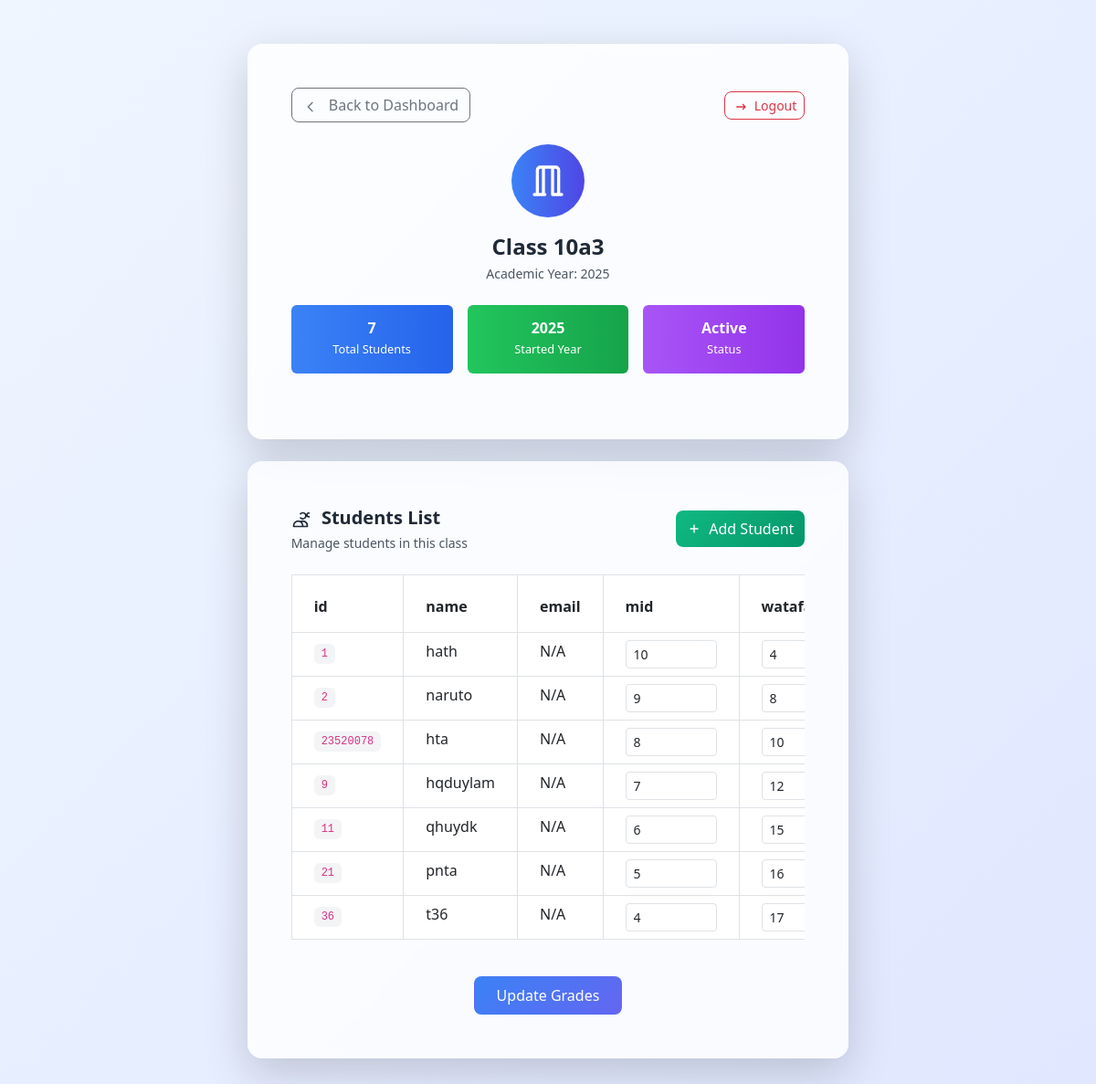
/viewcl?name=10a3&year=2025 (signed in), run on the app's committed database.
### tables this page shows
CREATE TABLE student_to_classes (
  id TEXT NOT NULL,
  student_name TEXT NOT NULL,
  class_name TEXT NOT NULL,      
  started_year INTEGER NOT NULL, 
  group_name text DEFAULT '',
  is_group_leader integer DEFAULT 0,
  grade TEXT DEFAULT '{}',
  PRIMARY KEY (id, class_name, started_year),
  FOREIGN KEY (id) REFERENCES users(id),
  FOREIGN KEY (class_name, started_year) REFERENCES classes(class_name, started_year)
);

### main.py (the view)
@app.route('/viewcl', methods=['GET'])
def view_class():
    if 'id' not in session:
        return redirect(url_for('login'))
    if session['id'] != admin_id:
        return "may thang nhoc con"
    class_name = request.args.get('name')
    class_started_year = request.args.get('year')
    print(class_started_year)
    db = get_db()
    try:
        class_exists = db.execute(
            "SELECT * FROM classes WHERE class_name = ? AND started_year = ?",
            (class_name, int(class_started_year))
        ).fetchone()
        if not class_exists:
            flash(f'Class "{class_name}" not found', 'error')
            return redirect(url_for('serve_main'))
        cursor = db.execute(
            'SELECT * FROM student_to_classes WHERE class_name=? AND started_year=?',
            (class_name, int(class_started_year))
        )
        student_list = cursor.fetchall()
        return render_template("class_view.html",
                             student_list=student_list,
                             class_name=class_name,
                             year=class_started_year)
    except Exception as e:
        flash(f'Error loading class: {str(e)}', 'error')
        return redirect(url_for('serve_main'))
    finally:
        db.close()

### main.py (called while the page is built)
def from_json_filter(value):
    if value:
        return json.loads(value)
    return {}

def get_db():
    conn = sqlite3.connect(database_path)
    conn.row_factory = sqlite3.Row
    return conn

### templates/class_view.html (shortened to what this page needs)
<!DOCTYPE html>
<html lang="en">
<head>
    <link href="https://cdn.jsdelivr.net/npm/bootstrap@5.3.0/dist/css/bootstrap.min.css" rel="stylesheet">
    <script src="https://cdn.tailwindcss.com"></script>
</head>
<body class="bg-gradient-to-br from-blue-50 to-indigo-100 min-h-screen">
    <div class="container py-5">
        <div class="row justify-content-center">
            <div class="col-lg-10 col-xl-8">
                <div class="card shadow-lg border-0 rounded-4 bg-white/80 backdrop-blur-sm mb-4">
                    <div class="card-body p-5">
                        <div class="d-flex justify-content-between align-items-center mb-4">
                            <a href="{{ url_for('serve_main') }}" class="btn btn-outline-secondary rounded-3">
                                <svg class="w-4 h-4 inline-block me-2" fill="none" stroke="currentColor" viewBox="0 0 24 24">
                                    <path stroke-linecap="round" stroke-linejoin="round" stroke-width="2" d="M15 19l-7-7 7-7" />
                                </svg>
                                Back to Dashboard
                            </a>
                            <a href="{{ url_for('logout') }}" class="btn btn-outline-danger btn-sm rounded-3">
                                <svg class="w-4 h-4 inline-block me-1" fill="none" stroke="currentColor" viewBox="0 0 24 24">
                                    <path stroke-linecap="round" stroke-linejoin="round" stroke-width="2" d="M17 16l4-4m0 0l-4-4m4 4H7" />
                                </svg>
                                Logout
                            </a>
                        </div>
                        <div class="text-center mb-4">
                            <div class="bg-gradient-to-r from-blue-500 to-indigo-600 w-20 h-20 rounded-full mx-auto mb-3 flex items-center justify-center">
                                <svg class="w-10 h-10 text-white" fill="none" stroke="currentColor" viewBox="0 0 24 24">
                                    <path stroke-linecap="round" stroke-linejoin="round" stroke-width="2" d="M19 21V5a2 2 0 00-2-2H7a2 2 0 00-2 2v16m14 0h2m-2 0h-4m-5 0H3m2 0h4M9 3v18m6-18v18" />
                                </svg>
                            </div>
                            <h2 class="text-2xl font-bold text-gray-800 mb-1">Class {{ class_name }}</h2>
                            <p class="text-gray-600 text-sm">Academic Year: {{ year }}</p>
                        </div>
                        <div class="row g-3 mb-4">
                            <div class="col-md-4">
                                <div class="card bg-gradient-to-r from-blue-500 to-blue-600 text-white border-0">
                                    <div class="card-body text-center py-3">
                                        <h4 class="card-title font-bold mb-0">{{ student_list|length }}</h4>
                                        <small>Total Students</small>
                                    </div>
                                </div>
                            </div>
                            <div class="col-md-4">
                                <div class="card bg-gradient-to-r from-green-500 to-green-600 text-white border-0">
                                    <div class="card-body text-center py-3">
                                        <h4 class="card-title font-bold mb-0">{{ year }}</h4>
                                        <small>Started Year</small>
                                    </div>
                                </div>
                            </div>
                            <div class="col-md-4">
                                <div class="card bg-gradient-to-r from-purple-500 to-purple-600 text-white border-0">
                                    <div class="card-body text-center py-3">
                                        <h4 class="card-title font-bold mb-0">Active</h4>
                                        <small>Status</small>
                                    </div>
                                </div>
                            </div>
                        </div>
                    </div>
                </div>
                <div class="card shadow-lg border-0 rounded-4 bg-white/80 backdrop-blur-sm">
                    <div class="card-body p-5">
                        <div class="d-flex justify-content-between align-items-center mb-4">
                            <div>
                                <h5 class="text-xl font-bold text-gray-800 mb-1">
                                    <svg class="w-5 h-5 inline-block me-2" fill="none" stroke="currentColor" viewBox="0 0 24 24">
                                        <path stroke-linecap="round" stroke-linejoin="round" stroke-width="2" d="M12 4.354a4 4 0 110 5.292M15 21H3v-1a6 6 0 0112 0v1zm0 0h6v-1a6 6 0 00-9-5.197m13.5-9a2.5 2.5 0 11-5 0 2.5 2.5 0 015 0z" />
                                    </svg>
                                    Students List
                                </h5>
                                <p class="text-gray-600 text-sm mb-0">Manage students in this class</p>
                            </div>
                            <button class="btn text-white font-medium rounded-3 transition-all duration-200 hover:scale-105 active:scale-95 py-2"
                                    style="background: linear-gradient(135deg, #10b981 0%, #059669 100%); border: none; height: 40px;"
                                    data-bs-toggle="modal" data-bs-target="#addStudentModal">
                                <span class="d-flex align-items-center justify-content-center">
                                    <svg class="w-4 h-4 me-2" fill="none" stroke="currentColor" viewBox="0 0 24 24">
                                        <path stroke-linecap="round" stroke-linejoin="round" stroke-width="2" d="M12 6v6m0 0v6m0-6h6m-6 0H6" />
                                    </svg>
                                    Add Student
                                </span>
                            </button>
                        </div>
                        {% if student_list %}
                        <div class="table-responsive">
                            <table class="table table-hover table-bordered rounded-3" id="studentTable">
                                <thead class="bg-gradient-to-r from-blue-500 to-indigo-600 text-white">
                                    <tr>
                                        <th scope="col" class="px-4 py-3">id</th>
                                        <th scope="col" class="px-4 py-3">name</th>
                                        <th scope="col" class="px-4 py-3">email</th>
                                        {% set grade_columns = [] %}
                                        {% for student in student_list %}
                                            {% if student.grade %}
                                                {% set grade_data = student.grade | from_json %}
                                            {% endif %}
                                        {% endfor %}
                                        {% for column in grade_columns %}
                                            <th scope="col" class="px-4 py-3">{{ column }}</th>
                                        {% endfor %}
                                    </tr>
                                </thead>
                                <tbody>
                                    {% for student in student_list %}
                                    <tr class="hover:bg-gray-50 transition-all duration-200" data-student-id="{{ student.id }}">
                                        <td class="px-4 py-2">
                                            <code class="bg-gray-100 px-2 py-1 rounded text-xs">{{ student.id }}</code>
                                        </td>
                                        <td class="px-4 py-2">{{ student.student_name or 'Unknown' }}</td>
                                        <td class="px-4 py-2">{{ student.email or 'N/A' }}</td>
                                        {% set grade_data = student.grade | from_json if student.grade else {} %}
                                        {% for column in grade_columns %}
                                            <td class="px-4 py-2">
                                                <input type="text" class="form-control form-control-sm grade-input"
                                                       data-column="{{ column }}"
                                                       value="{{ grade_data[column] if grade_data[column] is defined else '' }}"
                                                       style="width: 100px;">
                                            </td>
                                        {% endfor %}
                                    </tr>
                                    {% endfor %}
                                </tbody>
                            </table>
                        </div>
                        <div class="text-center mt-4">
                            <button id="updateGradesButton" class="btn text-white font-medium rounded-3 transition-all duration-200 hover:scale-105 active:scale-95 py-2 px-4"
                                    style="background: linear-gradient(135deg, #3b82f6 0%, #6366f1 100%);">
                                Update Grades
                            </button>
                        </div>
                        {% endif %}
                    </div>
                </div>
            </div>
        </div>
    </div>
</body>
</html>

### data on the page
student_to_classes: id "1", student_name "hath", email "N/A", grade_data "10" "4"
student_to_classes: id "2", student_name "naruto", email "N/A", grade_data "9" "8"
student_to_classes: id "23520078", student_name "hta", email "N/A", grade_data "8" "10"
student_to_classes: id "9", student_name "hqduylam", email "N/A", grade_data "7" "12"
student_to_classes: id "11", student_name "qhuydk", email "N/A", grade_data "6" "15"
student_to_classes: id "21", student_name "pnta", email "N/A", grade_data "5" "16"
student_to_classes: id "36", student_name "t36", email "N/A", grade_data "4" "17"

### other printed values
{{ class_name }} "10a3"
{{ year }} "2025"
{{ student_list|length }} "7"
{{ column }} "mid"
